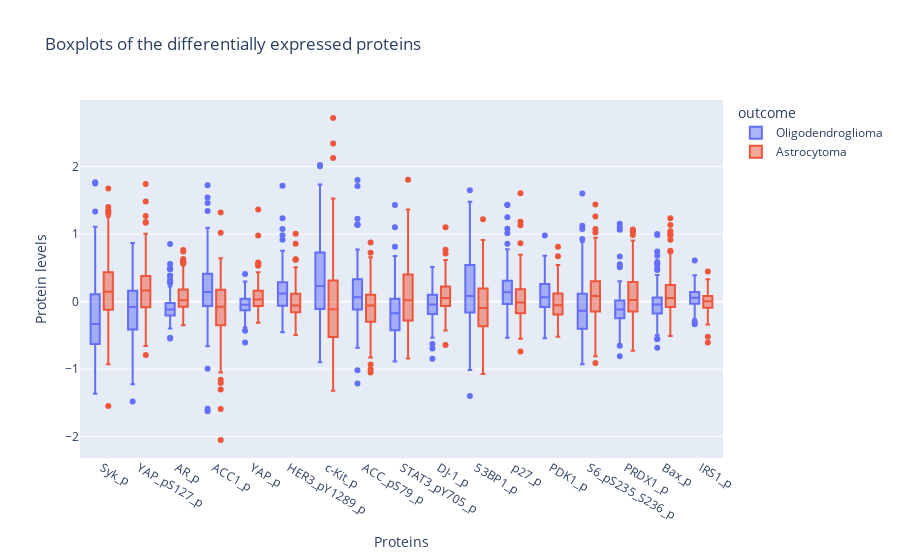

Notebook source saved alongside this figure:
### Code cell
# Melt the dataframe to convert specific columns into a single column
melted_df_sign = df.melt(id_vars='outcome', value_vars=P17_list, var_name='Proteins', value_name='Protein levels')

# Replace numeric values in the 'outcome' column with their corresponding labels
melted_df_sign['outcome'] = melted_df_sign['outcome'].map(outcome_mapping)

# Plot the boxplot using Plotly
fig = px.box(melted_df_sign, x='Proteins', y='Protein levels', color='outcome',
             title='Boxplots of the differentially expressed proteins',
             category_orders={'outcome': ['Oligodendroglioma', 'Astrocytoma']})

# Show the plot
fig.show()

### Figure 1 — Plotly figure (JSON) as saved in the notebook; plotly's stock layout.template omitted (floating-point values rounded to 4 significant figures; data arrays with more than 128 entries replaced by an {"elided": "..."} marker saying what was removed)
{"data": [{"alignmentgroup": "True", "hovertemplate": "outcome=Oligodendroglioma<br>Proteins=%{x}<br>Protein levels=%{y}<extra></extra>", "legendgroup": "Oligodendroglioma", "marker": {"color": "#636efa"}, "name": "Oligodendroglioma", "notched": false, "offsetgroup": "Oligodendroglioma", "orientation": "v", "showlegend": true, "type": "box", "x": {"elided": "2074 str values"}, "x0": " ", "xaxis": "x", "y": {"elided": "2074 float values"}, "y0": " ", "yaxis": "y"}, {"alignmentgroup": "True", "hovertemplate": "outcome=Astrocytoma<br>Proteins=%{x}<br>Protein levels=%{y}<extra></extra>", "legendgroup": "Astrocytoma", "marker": {"color": "#EF553B"}, "name": "Astrocytoma", "notched": false, "offsetgroup": "Astrocytoma", "orientation": "v", "showlegend": true, "type": "box", "x": {"elided": "3128 str values"}, "x0": " ", "xaxis": "x", "y": {"elided": "3128 float values"}, "y0": " ", "yaxis": "y"}], "layout": {"boxmode": "group", "legend": {"title": {"text": "outcome"}, "tracegroupgap": 0}, "title": {"text": "Boxplots of the differentially expressed proteins"}, "xaxis": {"anchor": "y", "domain": [0, 1], "title": {"text": "Proteins"}}, "yaxis": {"anchor": "x", "domain": [0, 1], "title": {"text": "Protein levels"}}}}
